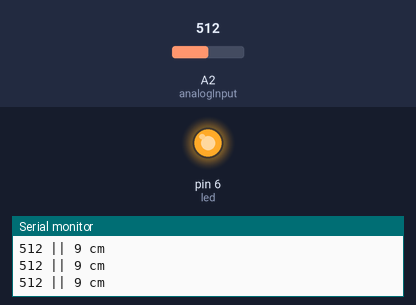
This sketch was run on a simulated Arduino Uno, built with avr-gcc and run on an emulated ATmega328P. Parts: output pins drawn as LEDs (lit = HIGH), the last lines printed to the serial monitor. Inputs (shaded band) come from the test bench; at power-on: A2 (analogInput) = 512.

Above: at 1.4 s.
1.5 s: A2 (analogInput) set to 524
At 2.5 s:
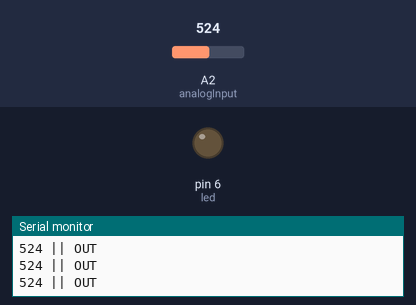
3.3 s: A2 (analogInput) set to 511
At 4.3 s:
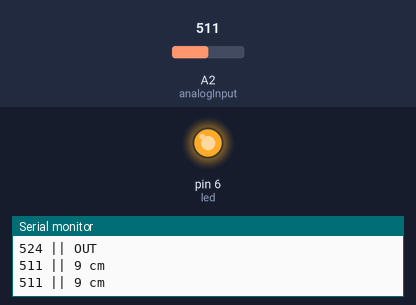
4.8 s: A2 (analogInput) set to 215
6.3 s: A2 (analogInput) set to 190
At 6.7 s:
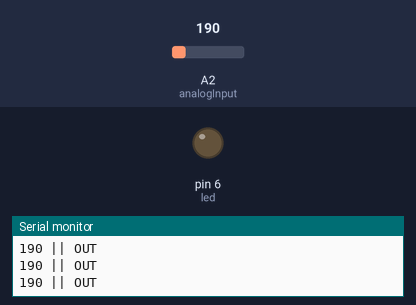
Timing chart, 0 to 9.3 s (numbered marks = the images above; inputs shaded):
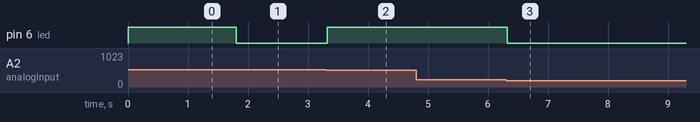

The sketch:

GP2D12.ino
```cpp
int alto = 515, bajo = 199; //valores de tensión del sharp (9cm - 30cm)
int cm = 0;                //Para almacenar el valor obtenido en cm valor=0
int analogInput = A2;            //Entrada analógica del sensor.
int led = 6;
int value;

void setup() {
  pinMode(led, OUTPUT);
  Serial.begin(9600);
}

void loop() {
  value = analogRead(analogInput);
  Serial.print(value);
  Serial.print(" || ");
  if (value > alto || value < bajo) {
    Serial.println("OUT"); //fuera de rango
    digitalWrite(led, LOW);
  }
  else {
    cm = (6787 / (value - 3)) - 4;      //calculo
    Serial.print(cm);
    Serial.println(" cm");
    digitalWrite(led, HIGH);
    delay(600);
  }
}
```

Measured:
- the behaviour switches between 515 and 516 on A2 (analogInput) (found by bisection; images 0 and 1)
- the behaviour switches between 199 and 198 on A2 (analogInput) (found by bisection; images 2 and 3)
- after the input at 1.5 s, pin 6 (led): HIGH → LOW after 0.30 s
- after the input at 3.3 s, pin 6 (led): LOW → HIGH at once
- after the input at 6.3 s, pin 6 (led): HIGH → LOW at once
